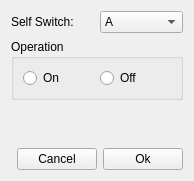
<?xml version="1.0" encoding="UTF-8"?>
<ui version="4.0">
 <class>SelfSwitchDialog</class>
 <widget class="QWidget" name="SelfSwitchDialog">
  <property name="windowModality">
   <enum>Qt::ApplicationModal</enum>
  </property>
  <property name="geometry">
   <rect>
    <x>0</x>
    <y>0</y>
    <width>194</width>
    <height>181</height>
   </rect>
  </property>
  <property name="windowTitle">
   <string>Control Self Switch</string>
  </property>
  <layout class="QGridLayout" name="gridLayout_3">
   <item row="0" column="0">
    <layout class="QGridLayout" name="gridLayout">
     <item row="0" column="1">
      <widget class="QComboBox" name="comboBox">
       <item>
        <property name="text">
         <string>A</string>
        </property>
       </item>
       <item>
        <property name="text">
         <string>B</string>
        </property>
       </item>
       <item>
        <property name="text">
         <string>C</string>
        </property>
       </item>
       <item>
        <property name="text">
         <string>D</string>
        </property>
       </item>
      </widget>
     </item>
     <item row="0" column="0">
      <widget class="QLabel" name="label">
       <property name="text">
        <string>Self Switch:</string>
       </property>
      </widget>
     </item>
     <item row="1" column="0" colspan="2">
      <widget class="QGroupBox" name="groupBox">
       <property name="title">
        <string>Operation</string>
       </property>
       <layout class="QGridLayout" name="gridLayout_2">
        <item row="0" column="0">
         <widget class="QRadioButton" name="radioButton">
          <property name="text">
           <string>On</string>
          </property>
         </widget>
        </item>
        <item row="0" column="1">
         <widget class="QRadioButton" name="radioButton_2">
          <property name="text">
           <string>Off</string>
          </property>
         </widget>
        </item>
       </layout>
      </widget>
     </item>
    </layout>
   </item>
   <item row="2" column="0">
    <layout class="QHBoxLayout" name="horizontalLayout">
     <item>
      <spacer name="horizontalSpacer">
       <property name="orientation">
        <enum>Qt::Horizontal</enum>
       </property>
       <property name="sizeHint" stdset="0">
        <size>
         <width>40</width>
         <height>20</height>
        </size>
       </property>
      </spacer>
     </item>
     <item>
      <widget class="QPushButton" name="button_cancel">
       <property name="text">
        <string>Cancel</string>
       </property>
      </widget>
     </item>
     <item>
      <widget class="QPushButton" name="button_ok">
       <property name="text">
        <string>Ok</string>
       </property>
      </widget>
     </item>
    </layout>
   </item>
   <item row="1" column="0">
    <spacer name="verticalSpacer">
     <property name="orientation">
      <enum>Qt::Vertical</enum>
     </property>
     <property name="sizeHint" stdset="0">
      <size>
       <width>20</width>
       <height>40</height>
      </size>
     </property>
    </spacer>
   </item>
  </layout>
 </widget>
 <resources/>
 <connections/>
</ui>
